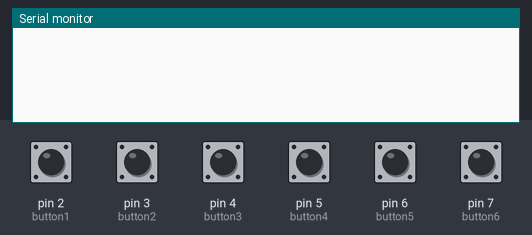
A sketch run on a simulated Arduino Uno, built with avr-gcc and run on an emulated ATmega328P. Shown: the last lines printed to the serial monitor. Inputs (shaded band) come from the test bench; at power-on: pin 2 (button1), pin 3 (button2), pin 4 (button3), pin 5 (button4), pin 6 (button5), pin 7 (button6) HIGH.

Above: at 1.2 s.
1.3 s: pin 2 (button1) pulled LOW for 0.15 s
At 2.2 s:
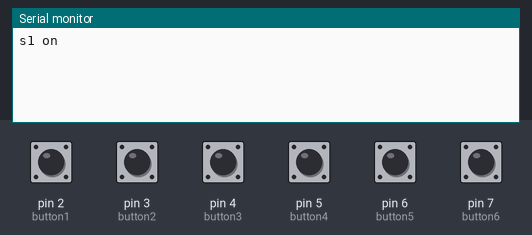
3.3 s: pin 3 (button2) pulled LOW for 0.15 s
At 4.6 s:
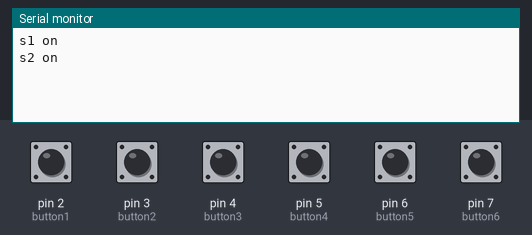
4.9 s: pin 4 (button3) pulled LOW for 0.15 s
At 6.1 s:
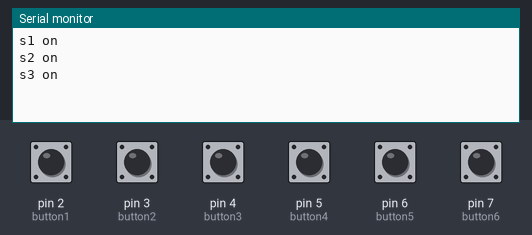
6.5 s: pin 5 (button4) pulled LOW for 0.15 s
At 7.3 s:
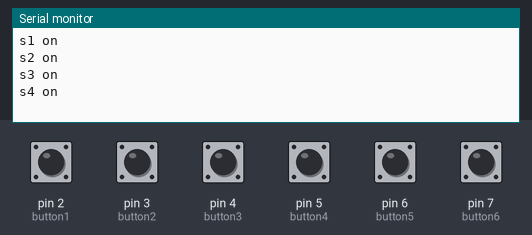
8.1 s: pin 6 (button5) pulled LOW for 0.15 s
At 9.4 s:
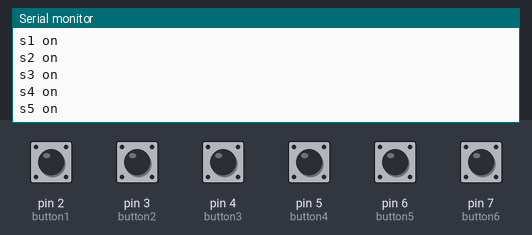
9.7 s: pin 7 (button6) pulled LOW for 0.15 s
At 11.0 s:
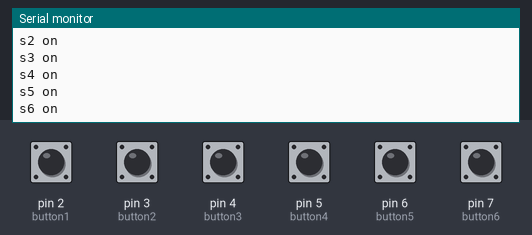
Timing chart, 0 to 12.3 s (numbered marks = the images above; inputs shaded):
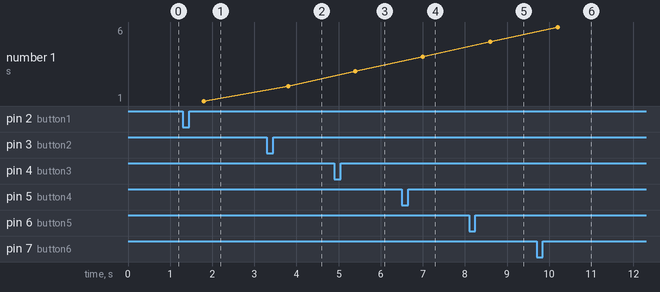

The sketch:

sw6input.ino
```cpp
int button1 = 2;
int button2 = 3;
int button3 = 4;
int button4 = 5;
int button5 = 6;
int button6 = 7;
bool b1 =1;
bool b2 =1;
bool b3 =1;
bool b4 =1;
bool b5 =1;
bool b6 =1;

void setup()
{
  pinMode(button1, INPUT_PULLUP);
  pinMode(button2, INPUT_PULLUP);
  pinMode(button3, INPUT_PULLUP);
  pinMode(button4, INPUT_PULLUP);
  pinMode(button5, INPUT_PULLUP);
  pinMode(button6, INPUT_PULLUP);
  Serial.begin(9600);
}


void loop() {
   if (digitalRead(button1) == 0)
   {
      while (digitalRead(button1) == 0)
      {
        b1= !b1;
        delay(500);
      }
   }
   if (b1==0)
   {
     Serial.println("s1 on");
      b1= !b1;
   }
 if (digitalRead(button2) == 0)
   {
      while (digitalRead(button2) == 0)
      {
        b2= !b2;
        delay(500);
      }
   }
   if (b2==0)
   {
     Serial.println("s2 on");
      b2= !b2;
   }
   if (digitalRead(button3) == 0)
   {
      while (digitalRead(button3) == 0)
      {
        b3= !b3;
        delay(500);
      }
   }
   if (b3==0)
   {
     Serial.println("s3 on");
      b3= !b3;
   }
    if (digitalRead(button4) == 0)
   {
      while (digitalRead(button4) == 0)
      {
        b4= !b4;
        delay(500);
      }
   }
   if (b4==0)
   {
     Serial.println("s4 on");
      b4= !b4;
   }
    if (digitalRead(button5) == 0)
   {
      while (digitalRead(button5) == 0)
      {
        b5= !b5;
        delay(500);
      }
   }
   if (b5==0)
   {
     Serial.println("s5 on");
      b5= !b5;
   }
    if (digitalRead(button6) == 0)
   {
      while (digitalRead(button6) == 0)
      {
        b6= !b6;
        delay(500);
      }
   }
   if (b6==0)
   {
     Serial.println("s6 on");
      b6= !b6;
   }
}
```

Measured:
- after the input at 1.3 s, the serial monitor: prints a new line after 0.50 s (image 1)
- after the input at 3.3 s, the serial monitor: prints a new line after 0.50 s (image 2)
- after the input at 4.9 s, the serial monitor: prints a new line after 0.50 s (image 3)
- after the input at 6.5 s, the serial monitor: prints a new line after 0.50 s (image 4)
- after the input at 8.1 s, the serial monitor: prints a new line after 0.50 s (image 5)
- after the input at 9.7 s, the serial monitor: prints a new line after 0.50 s (image 6)
- plotted number 1: 1 → 2 after the input at 3.3 s, 2 → 3 after the input at 4.9 s, 3 → 4 after the input at 6.5 s, 4 → 5 after the input at 8.1 s, 5 → 6 after the input at 9.7 s
